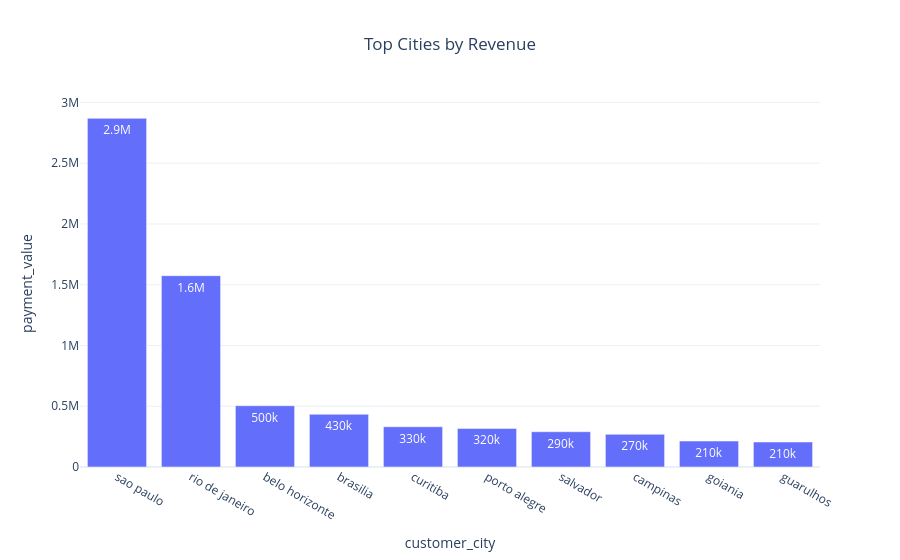

This figure's notebook cell:
### Code cell
fig=px.bar(

city,

x="customer_city",

y="payment_value",

text_auto=".2s",

title="Top Cities by Revenue"

)

fig.update_layout(

template="plotly_white",

title_x=0.5

)

fig.show()

### Figure 1 — Plotly figure (JSON) as saved in the notebook; plotly's stock layout.template omitted (floating-point values rounded to 4 significant figures)
{"data": [{"hovertemplate": "customer_city=%{x}<br>payment_value=%{y}<extra></extra>", "legendgroup": "", "marker": {"color": "#636efa", "pattern": {"shape": ""}}, "name": "", "orientation": "v", "showlegend": false, "textposition": "auto", "texttemplate": "%{y:.2s}", "type": "bar", "x": ["sao paulo", "rio de janeiro", "belo horizonte", "brasilia", "curitiba", "porto alegre", "salvador", "campinas", "goiania", "guarulhos"], "xaxis": "x", "y": [2869000.0, 1574000.0, 504200.0, 434100.0, 331100.0, 317400.0, 290300.0, 268900.0, 213700.0, 205600.0], "yaxis": "y"}], "layout": {"barmode": "relative", "legend": {"tracegroupgap": 0}, "title": {"text": "Top Cities by Revenue", "x": 0.5}, "xaxis": {"anchor": "y", "domain": [0, 1], "title": {"text": "customer_city"}}, "yaxis": {"anchor": "x", "domain": [0, 1], "title": {"text": "payment_value"}}}}
